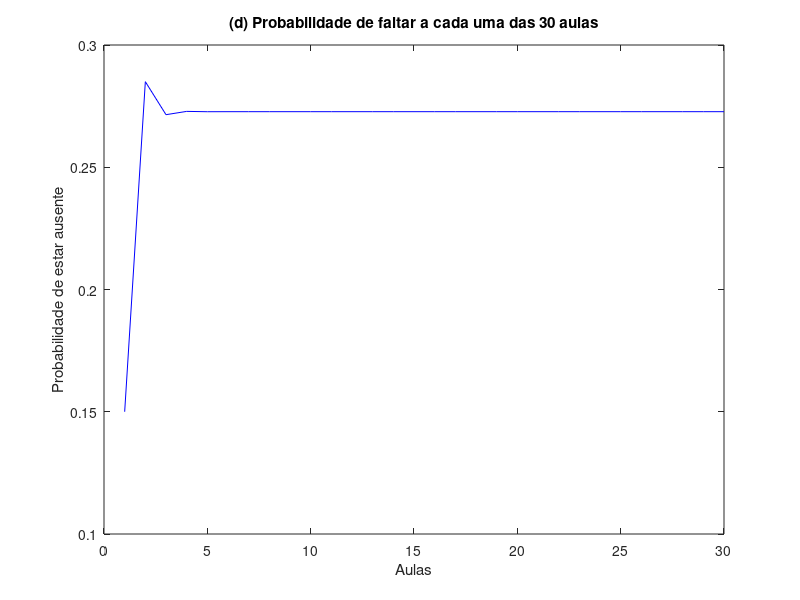

MATLAB code to generate this figure:
% Definir a matriz de transição de estados
P = [0.7, 0.8; % Presente Presente
     0.3, 0.2]; % Ausente Ausente

% (a) Probabilidade de estar presente na aula de quarta-feira na semana seguinte se o aluno estiver presente na aula de quarta-feira na semana atual.
% Inicialização
prob_inicial = [1; 0]; % Começa na aula presente
num_semanas = 1; % Número de semanas

% Iteração para 1 semana
for semana = 1:num_semanas
    prob_inicial = P * prob_inicial;
end

fprintf('(a) Probabilidade de estar presente na aula de quarta-feira na semana seguinte: %.2f\n', prob_inicial(1));

% (b) Probabilidade de estar presente na aula de quarta-feira na semana seguinte se o aluno estiver ausente na aula de quarta-feira na semana atual.
% Inicialização
prob_inicial = [0; 1]; % Começa na aula ausente
num_semanas = 1; % Número de semanas

% Iteração para 1 semana
for semana = 1:num_semanas
    prob_inicial = P * prob_inicial;
end

fprintf('(b) Probabilidade de estar presente na aula de quarta-feira na semana seguinte se ausente na semana atual: %.2f\n', prob_inicial(1));

% (c) Probabilidade de estar presente na última aula após 15 semanas, assumindo que esteve presente na primeira aula.
% Inicialização
prob_inicial = [1; 0]; % Começa na aula presente
num_semanas = 15; % Número de semanas

% Iteração para 15 semanas
for semana = 1:num_semanas
    prob_inicial = P * prob_inicial;
end

fprintf('(c) Probabilidade de estar presente na última aula após 15 semanas: %.2f\n', prob_inicial(1));

% (d) Representação gráfica da probabilidade de faltar a cada uma das 30 aulas, assumindo que a probabilidade de estar presente na primeira aula é de 85%.
num_aulas = 30;
prob_inicial = [0.85; 0.15]; % Começa na aula presente
prob_ausente = zeros(1, num_aulas);

% Iteração para 30 aulas
for aula = 1:num_aulas
    prob_ausente(aula) = 1 - prob_inicial(1);
    prob_inicial = P * prob_inicial;
end

% Plotagem das probabilidades
aulas = 1:num_aulas;
figure;
plot(aulas, prob_ausente, 'b');
xlabel('Aulas');
ylabel('Probabilidade de estar ausente');
title('(d) Probabilidade de faltar a cada uma das 30 aulas');
